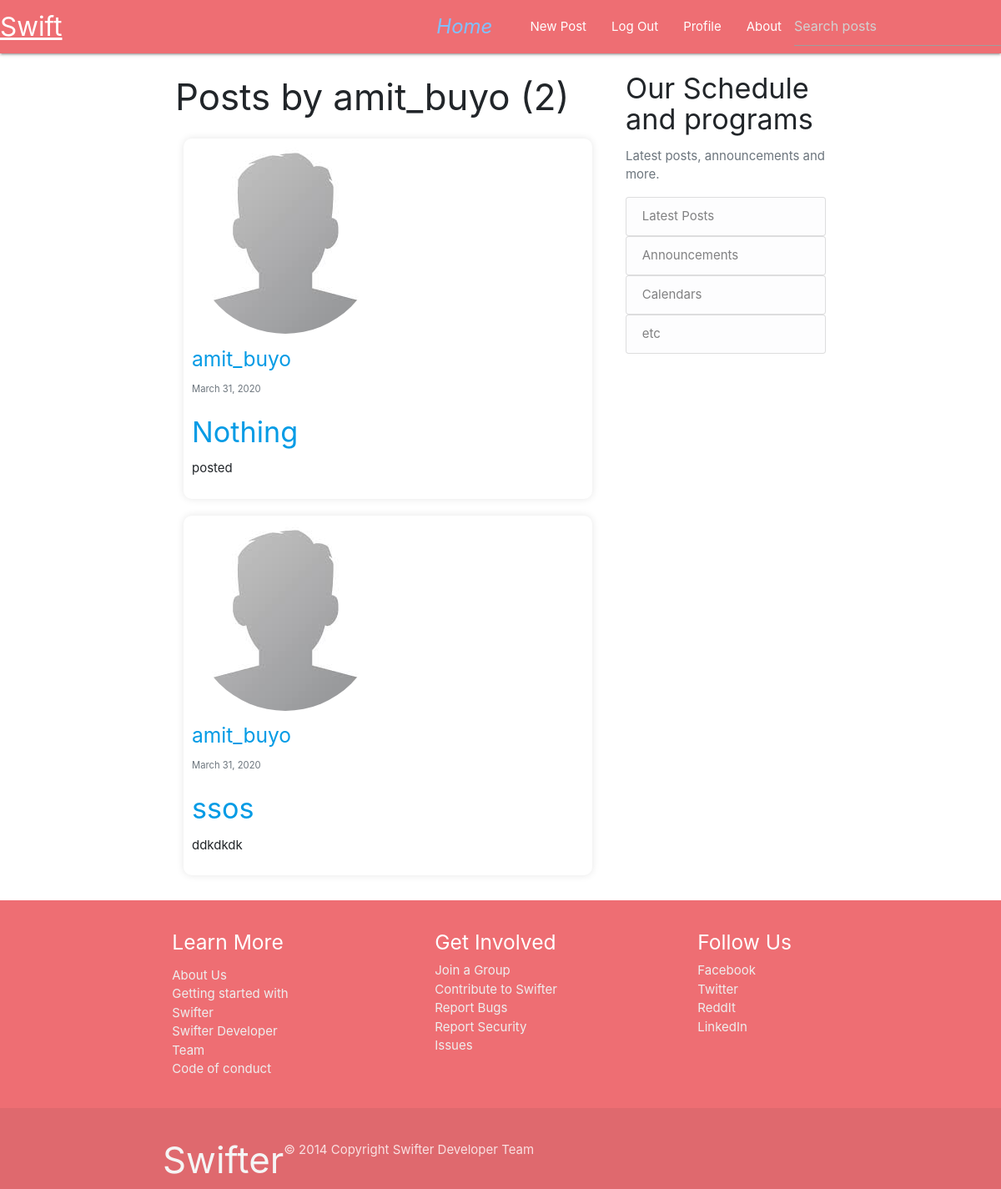
The app's page /user/amit_buyo (signed in) with its own data.
### blog/models.py (models this page shows, shortened)
class Post(models.Model):
    title = models.CharField(max_length=100)
    author = models.ForeignKey(User, on_delete=models.CASCADE, default=None)
    date_posted = models.DateTimeField(default=timezone.now)
    content = models.TextField()

### user/models.py (models this page shows, shortened)
class Profile(models.Model):
    user = models.OneToOneField(User, on_delete=models.CASCADE)
    prof_pic = models.ImageField(default="default.jpg", upload_to='profile_pics')
    bio = models.TextField()
    address = models.CharField(max_length=100)
    date_joined = models.DateTimeField(default=timezone.now)

### blog/views.py (the view)
# urls.py: path('user/<str:username>', UserPostListView.as_view(), name='user-posts'),
class UserPostListView(ListView):
    model = Post
    template_name = 'blog/user_posts.html' #<app>/<model>_<viewtype>.html
    context_object_name = 'posts'
    paginate_by = 5
    def get_queryset(self):
        user = get_object_or_404(User, username=self.kwargs.get('username'))
        return Post.objects.filter(author=user).order_by('-date_posted')

### blog/templates/blog/user_posts.html (shortened to what this page needs)
{% extends 'index.html' %}
{% block content %}
    <h3 class="mb-3">Posts by {{view.kwargs.username}} ({{page_obj.paginator.count}})</h3>
	{% for post in posts %}
		<article class="media content-section">
      <div class="media-body" style="
        border:none;
        border-radius: 10px;
        box-shadow: 0px 0px 10px rgba(0, 0, 0, 0.1);
        padding-top: 1rem;
        margin: 10px;
        padding: 10px;">
        <img class="rounded-circle account-img" src="{{post.author.profile.prof_pic.url}}">
        <div class="article-metadata">
        <h5><a class="mr-2" href="{% url 'user-posts' post.author.username %}">{{ post.author }}</a></h5>
          <small class="text-muted">{{ post.date_posted|date:"F d, Y" }}</small>
        </div>
        <h4><a class="article-title" href="{% url 'post-detail' post.id %}">{{ post.title }}</a></h4>
        <p class="article-content">{{ post.content }}</p>
      </div>
    </article>
	{% endfor %}
{% endblock %}

### records on screen
Post: author.profile.prof_pic (placeholder picture), author "amit_buyo", date_posted "March 31, 2020", title "Nothing", content "posted"
Post: author.profile.prof_pic (placeholder picture), author "amit_buyo", date_posted "March 31, 2020", title "ssos", content "ddkdkdk"

### other values on screen
{{ view.kwargs.username }} "amit_buyo"
{{ page_obj.paginator.count }} "2"
